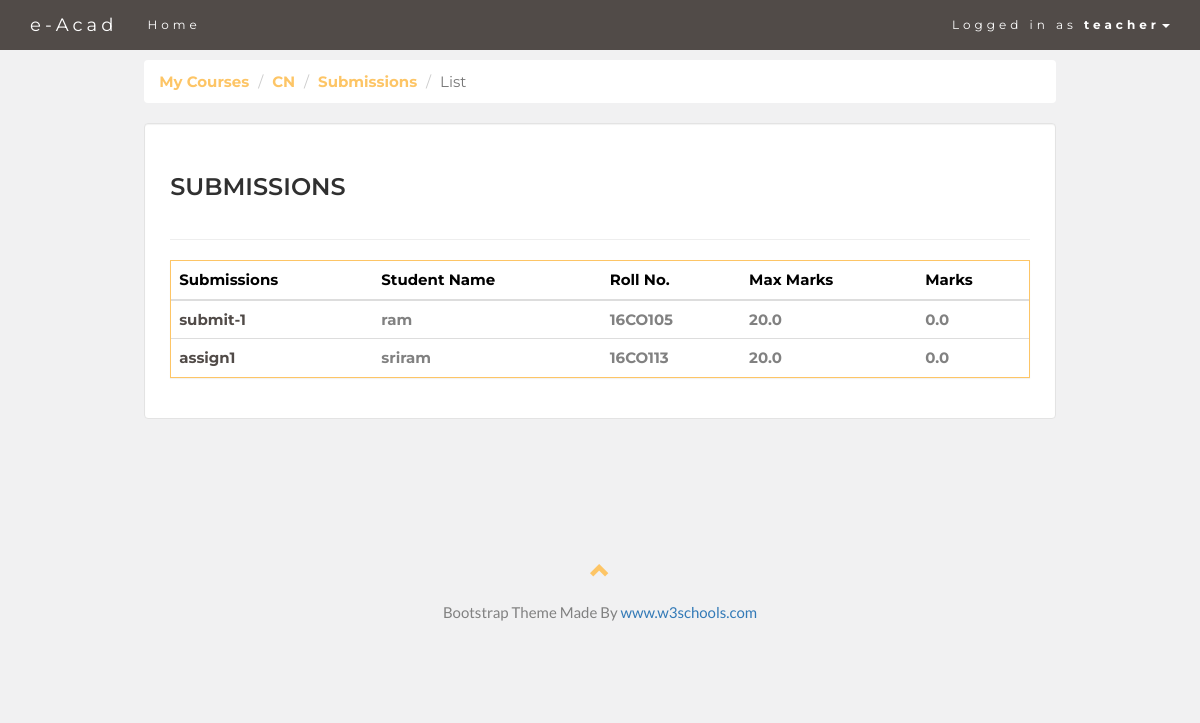
/teachers/course/listsubmissions/17/16/ (signed in), run on the app's committed database.
### classroom/models.py (models this page shows, shortened)
class User(AbstractUser):
    is_student = models.BooleanField(default=False)
    is_teacher = models.BooleanField(default=False)
    is_ta = models.BooleanField(default=False)
    semester = models.IntegerField(default=0)
    RollNo = models.CharField(max_length=100, default='')
    vote = models.BooleanField(default=False)

class Course(models.Model):
    owner = models.ForeignKey(User, on_delete=models.CASCADE, related_name='courses')
    semester = models.IntegerField(default=0)
    course_code = models.CharField(max_length=100, default='course_code')
    course_title = models.CharField(max_length=100, default='course_title')
    about = models.TextField(default='anything about course')
    totalclasses = models.IntegerField(default=0)
    classestaken = models.IntegerField(default=0)

class Submission(models.Model):
    course = models.ForeignKey(Course, on_delete=models.CASCADE, related_name='submissions')
    student = models.ForeignKey(Student, on_delete=models.CASCADE, related_name='submissions')
    assignment = models.ForeignKey(Assignment, on_delete=models.CASCADE, related_name='submissions')
    file_name = models.CharField(max_length=500, default='')
    file_upload = models.FileField(upload_to='submissions/')
    uploaded_at = models.DateTimeField(auto_now_add=True, null=True)
    mark = models.FloatField(default=0)
    feedback = models.CharField(max_length=200, default='Not updated yet!')

class Student(models.Model):
    user = models.ForeignKey(User, on_delete=models.CASCADE, primary_key=True, related_name='student')
    interests = models.ManyToManyField(Course, related_name='interested_students')
    def __str__(self):
        return self.user.username

class Assignment(models.Model):
    course = models.ForeignKey(Course, on_delete=models.CASCADE, related_name='assignments')
    file_name = models.CharField(max_length=500, default='')
    file_upload = models.FileField(upload_to='assignments/')
    uploaded_at = models.DateTimeField(auto_now_add=True)
    max_marks = models.FloatField()
    ta = models.ManyToManyField(TA,default=None, related_name='tas')
    visible = models.BooleanField(default=False)

### classroom/views/teachers.py (the view)
# urls.py: path('teachers/course/listsubmissions/<int:course_pk>/<int:assignment_pk>/', teachers.listsubmitview, name='list_submissions'),
@login_required
@teacher_required
def listsubmitview(request,course_pk,assignment_pk):
    course = get_object_or_404(Course, pk=course_pk)
    assignment = get_object_or_404(Assignment,pk=assignment_pk)
    submits = Submission.objects.all().filter(course=course,assignment=assignment).order_by('student__user__RollNo')
    return render(request, 'classroom/teachers/list_submission_view.html',{'submits': submits, 'assignment':assignment,'course':course})

### classroom/templates/classroom/teachers/list_submission_view.html
{% extends 'base.html' %}
{% load crispy_forms_tags %}
{% block content %}
 <nav aria-label="breadcrumb">
    <ol class="breadcrumb">
      <li class="breadcrumb-item"><a href="{% url 'course_add' %}" class="yellow">My Courses</a></li>
        <li class="breadcrumb-item active" aria-current="page"><a href="{% url 'course_view' course.id%}" class="yellow">{{ course.course_title }}</a></li>
        <li class="breadcrumb-item active" aria-current="page"><a href="{% url 'student_submissions' course.id assignment.id %}" class="yellow">Submissions</a></li>
        <li class="breadcrumb-item active" aria-current="page">List</li>
    </ol>
    </nav>
       <div class="well">
<div class="page-header">
             <h2>SUBMISSIONS</h2>
        </div>
<div class="panel panel-primary">
            <div class="table-responsive">
    <table class="table table-hover">
        <thead>
        <tr style="color: black;">
          <th>Submissions</th>
            <th>Student Name</th>
            <th>Roll No.</th>
            <th>Max Marks</th>
            <th>Marks</th>
        </tr>
      </thead>
         <tbody>
           {% for document in submits %}
          <tr>
              <td class="align-middle"><a href="{{ document.file_upload.url }}" class="colour">{{ document.file_name }}</a></td>
              <td class="align-middle"><b>{{ document.student }}</b></td>
              <td class="align-middle"><b>{{ document.student.user.RollNo }}</b></td>
              <td class="align-middle"><b>{{ document.assignment.max_marks }}</b></td>
              <td class="align-middle"><b>{{ document.mark }}</b></td>
          </tr>
            {% empty %}
          <tr>
            <td class="bg-light text-center font-italic" colspan="5">No submissions yet!.</td>
          </tr>
        {% endfor %}
      </tbody>
    </table>
           </div>
</div>
       </div>
{% endblock %}

### templates/base.html (shortened to what this page needs)
{% load static %}
<!DOCTYPE html>
<html lang="en">
<head>
  <link rel="stylesheet" href="https://maxcdn.bootstrapcdn.com/bootstrap/3.3.7/css/bootstrap.min.css">
</head>
<body id="myPage" data-spy="scroll" data-target=".navbar" data-offset="60">
<nav class="navbar navbar-default navbar-fixed-top">
  <div class="container">
    <div class="navbar-header">
      <a class="navbar-brand" href="#myPage">e-Acad</a>
    </div>
    <div class="collapse navbar-collapse" id="myNavbar">
      <ul class="nav navbar-nav ">
        <li><a href="{% url 'home' %}">Home</a></li>
      </ul>
      <ul class="nav navbar-nav navbar-right">
        {% if user.is_authenticated %}
        <li class="dropdown" >
        <a class="dropdown-toggle"  style="background-color: #514b48;" data-toggle="dropdown"  href="#">Logged in as <strong>{{ user.username }}</strong><span class="caret"></span></a>
        </li>
         {% endif %}
      </ul>
    </div>
  </div>
</nav>
<div class="container-fluid">
<div class="row">
  <div class="col-sm-1">
  </div>
  <div class="col-sm-10">
  {% block content %}
{% endblock %}
  </div>
  <div class="col-sm-1">
  </div>
</div>
</div>
<footer class="container-fluid text-center">
  <a href="#myPage" title="To Top">
    <span class="glyphicon glyphicon-chevron-up"></span>
  </a>
  <p>Bootstrap Theme Made By <a href="https://www.w3schools.com" title="Visit w3schools">www.w3schools.com</a></p>
</footer>
</body>
</html>

### templates/base.html (style rules this page uses)
body { font: 400 15px Lato, sans-serif; line-height: 1.8; color: #818181; background-color: #F1F1F2; }
h2 { font-size: 24px; text-transform: uppercase; color: #303030; font-weight: 600; margin-bottom: 30px; }
ol.breadcrumb { background-color: #fff; font-family: Montserrat, sans-serif; }
.well { background-color: white; padding: 10px 25px 20px 25px; font-family: Montserrat, sans-serif; }
a.colour { color: #514b48; font-weight: bold; }
a.yellow { color:#FDC566; font-weight: bold; }
.container-fluid { padding: 60px 50px; }
.panel { border: 1px solid #FDC566; border-radius:0 !important; transition: box-shadow 0.5s; }
.navbar { margin-bottom: 0; background-color: #514b48; z-index: 9999; border: 0; font-size: 12px !important; line-height: 1.42857143 !important; letter-spacing: 4px; border-radius: 0; font-family: Montserrat, sans-serif; }
.navbar li a, .navbar .navbar-brand { color: #fff !important; }
footer .glyphicon { font-size: 20px; margin-bottom: 20px; color: #FDC566; }

### data on the page
User: username "teacher"
Course: course_title "CN"
Submission: file_name "submit-1", student "ram", student.user.RollNo "16CO105", assignment.max_marks "20.0", mark "0.0"
Submission: file_name "assign1", student "sriram", student.user.RollNo "16CO113", assignment.max_marks "20.0", mark "0.0"
